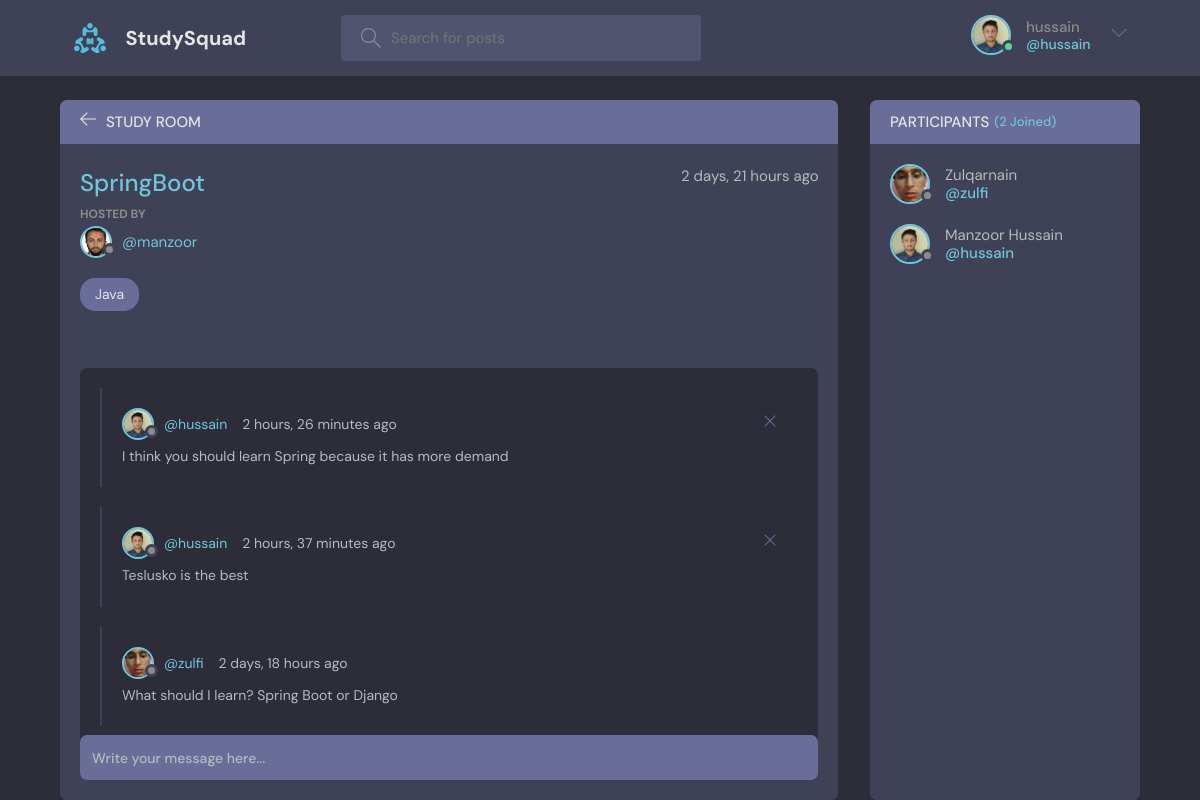
The app's page /room/2/ (signed in) with its own data.
### base/models.py (models this page shows, shortened)
class User(AbstractUser):
    name = models.CharField(max_length=200, null=True)
    email = models.EmailField(unique=True, null=True)
    bio = models.TextField(null=True)
    avatar = models.ImageField(null=True, default="avatar.svg")
    USERNAME_FIELD = 'email'
    REQUIRED_FIELDS = ['username']

class Room(models.Model):
    host = models.ForeignKey(User, on_delete=models.SET_NULL, null=True)
    topic = models.ForeignKey(Topic, on_delete=models.SET_NULL, null=True)
    name = models.CharField(max_length=200)
    description = models.TextField(null=True, blank=True)
    participants = models.ManyToManyField(
        User, related_name='participants', blank=True)
    updated = models.DateTimeField(auto_now=True)
    created = models.DateTimeField(auto_now_add=True)
    class Meta:
        ordering = ['-updated', '-created']

class Topic(models.Model):
    name = models.CharField(max_length=200)
    def __str__(self):
        return self.name

class Message(models.Model):
    user = models.ForeignKey(User, on_delete=models.CASCADE)
    room = models.ForeignKey(Room, on_delete=models.CASCADE)
    body = models.TextField()
    updated = models.DateTimeField(auto_now=True)
    created = models.DateTimeField(auto_now_add=True)
    class Meta:
        ordering = ['-updated', '-created']

### base/views.py (the view, shortened to what this page needs)
# urls.py: path('room/<str:pk>/', views.room, name="room"),
@login_required(login_url='login')
def room(request, pk):
    room = Room.objects.get(id=pk)
    room_messages = room.message_set.all()
    participants = room.participants.all()
    context = {'room': room, 'room_messages': room_messages,
               'participants': participants}
    return render(request, 'base/room.html', context)

### base/templates/base/room.html (shortened to what this page needs)
{% extends 'main.html' %}
{% block content %}
<main class="profile-page layout layout--2">
  <div class="container">
    <div class="room">
      <div class="room__top">
        <div class="room__topLeft">
          <a href="{% url 'home' %}">
            <svg version="1.1" xmlns="http://www.w3.org/2000/svg" width="32" height="32" viewBox="0 0 32 32">
              <title>arrow-left</title>
              <path
                d="M13.723 2.286l-13.723 13.714 13.719 13.714 1.616-1.611-10.96-10.96h27.625v-2.286h-27.625l10.965-10.965-1.616-1.607z">
              </path>
            </svg>
          </a>
          <h3>Study Room</h3>
        </div>
      </div>
      <div class="room__box scroll">
        <div class="room__header scroll">
          <div class="room__info">
            <h3>{{room.name}}</h3>
            <span>{{room.created|timesince}} ago</span>
          </div>
          <div class="room__hosted">
            <p>Hosted By</p>
            <a href="{% url 'user-profile' room.host.id %}" class="room__author">
              <div class="avatar avatar--small">
                <img src="{{room.host.avatar.url}}" />
              </div>
              <span>@{{room.host.username}}</span>
            </a>
          </div>
          <span class="room__topics">{{room.topic}}</span>
        </div>
        <div class="room__conversation">
          <div class="threads scroll">
            {% for message in room_messages %}
            <div class="thread">
              <div class="thread__top">
                <div class="thread__author">
                  <a href="{% url 'user-profile' message.user.id %}" class="thread__authorInfo">
                    <div class="avatar avatar--small">
                      <img src="{{message.user.avatar.url}}" />
                    </div>
                    <span>@{{message.user.username}}</span>
                  </a>
                  <span class="thread__date">{{message.created|timesince}} ago</span>
                </div>
                {% if request.user == message.user %}
                <a href="{% url 'delete-message' message.id %}">
                  <div class="thread__delete">
                    <svg version="1.1" xmlns="http://www.w3.org/2000/svg" width="32" height="32" viewBox="0 0 32 32">
                      <title>remove</title>
                      <path
                        d="M27.314 6.019l-1.333-1.333-9.98 9.981-9.981-9.981-1.333 1.333 9.981 9.981-9.981 9.98 1.333 1.333 9.981-9.98 9.98 9.98 1.333-1.333-9.98-9.98 9.98-9.981z">
                      </path>
                    </svg>
                  </div>
                </a>
                {% endif %}
              </div>
              <div class="thread__details">
                {{message.body}}
              </div>
            </div>
            {% endfor %}
          </div>
        </div>
      </div>
      <div class="room__message">
        <form action="" method="POST">
          <input name="body" placeholder="Write your message here..." />
        </form>
      </div>
    </div>
    <div class="participants">
      <h3 class="participants__top">Participants <span>({{participants.count}} Joined)</span></h3>
      <div class="participants__list scroll">
        {% for user in participants %}
        <a href="{%  url 'user-profile' user.id %}" class="participant">
          <div class="avatar avatar--medium">
            <img src="{{user.avatar.url}}" />
          </div>
          <p>
            {{user.name}}
            <span>@{{user.username}}</span>
          </p>
        </a>
        {% endfor %}
      </div>
    </div>
  </div>
</main>
{% endblock content %}

### templates/navbar.html (shortened to what this page needs)
{% load static %}
<header class="header header--loggedIn">
    <div class="container">
        <a href="{% url 'home' %}" class="header__logo">
            <img src="{% static 'images/logo.svg' %}" />
            <h1>StudySquad</h1>
        </a>
        <form class="header__search" method="GET" action="{% url 'home' %}">
            <label>
                <input name="q" placeholder="Search for posts" />
            </label>
        </form>
        <nav class="header__menu">
            {% if request.user.is_authenticated %}
            <div class="header__user">
                <a href="{% url 'update-user' %}">
                    <div class="avatar avatar--medium active">
                        <img src="{{request.user.avatar.url}}" />
                    </div>
                    <p>{{request.user.username}} <span>@{{request.user.username}}</span></p>
                </a>
                <button class="dropdown-button">
                    <svg version="1.1" xmlns="http://www.w3.org/2000/svg" width="32" height="32" viewBox="0 0 32 32">
                        <title>chevron-down</title>
                        <path d="M16 21l-13-13h-3l16 16 16-16h-3l-13 13z"></path>
                    </svg>
                </button>
            </div>
            {% else %}
            <a href="{% url 'login' %}">
                <img src="{% static 'images/avatar.svg' %}" />
                <p>Login</p>
            </a>
            {% endif %}
        </nav>
    </div>
</header>

### records on screen
User: user.avatar (picture), user.username "hussain", avatar (picture), name "Manzoor Hussain", username "hussain"
Room: name "SpringBoot", created "2 days, 21 hours", host.avatar (picture), host.username "manzoor", topic "Java"
Message: user.avatar (picture), user.username "hussain", created "2 hours, 26 minutes", body "I think you should learn Spring because it has more demand"
Message: user.avatar (picture), user.username "hussain", created "2 hours, 37 minutes", body "Teslusko is the best"
Message: user.avatar (picture), user.username "zulfi", created "2 days, 18 hours", body "What should I learn? Spring Boot or Django"
User: avatar (picture), name "Zulqarnain", username "zulfi"

### other values on screen
{{ participants.count }} "2"
